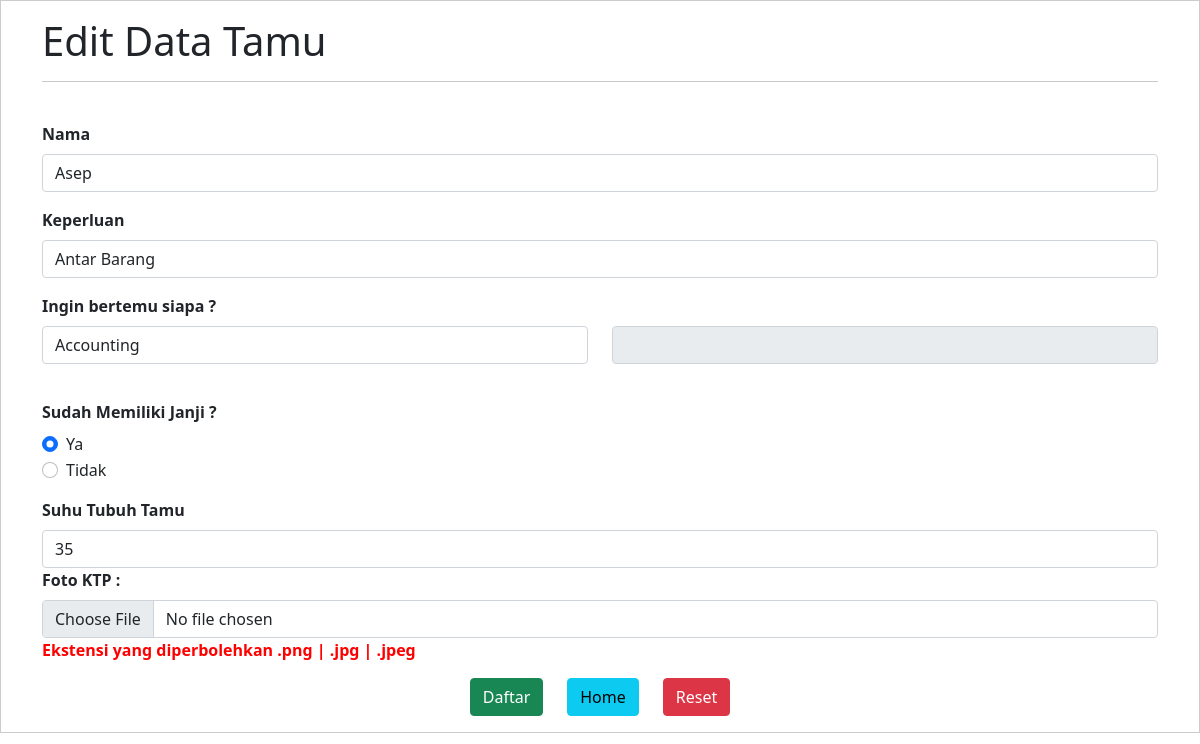
/edit-data-tamu.php?no=468 (signed in), run on the app's committed database.
### tables this page shows
CREATE TABLE `tamu` (
  `no` int(15) NOT NULL,
  `no_antri` varchar(255) NOT NULL,
  `nama` varchar(255) NOT NULL,
  `tanggal_masuk` datetime NOT NULL,
  `tanggal_keluar` datetime DEFAULT NULL,
  `keperluan` varchar(255) NOT NULL,
  `bertemu` varchar(255) NOT NULL,
  `janji` tinyint(1) NOT NULL,
  `suhu_tubuh` float NOT NULL,
  `image` varchar(255) NOT NULL
);

### edit-data-tamu.php (the view, shortened to what this page needs)
<?php
include "config.php";
include "akses.php";
$no = $_GET['no'];
$sql = "SELECT * FROM tamu WHERE no=$no";
$query = mysqli_query($connect, $sql);
$user = mysqli_fetch_array($query);
?>
<!DOCTYPE html>
<html>
<head>
    <link rel="stylesheet" type="text/css" href="css/style-search.css">
    <link rel="stylesheet" type="text/css" href="form.css">
    <link href="https://cdn.jsdelivr.net/npm/bootstrap@5.0.0-beta3/dist/css/bootstrap.min.css" rel="stylesheet">
</head>
<body>
    <form action="proses-edit-data-tamu.php" style="border:1px solid #ccc" method="POST" enctype="multipart/form-data"
    id="myForm">
    <div class="container">
    <h1>Edit Data Tamu</h1>
    <hr>
    <div class="mb-3">
    <label for="exampleFormControlInput1" class="form-label"><b>Nama</b></label>
    <input type="text" autocomplete="off" placeholder="Masukan Nama Tamu" name="nama" class="form-control" id="exampleFormControlInput1" value="<?php echo $user['nama']?>" required>
    </div>
    <div class="mb-3">
    <label for="exampleFormControlInput1" class="form-label"><b>Keperluan</b></label>
    <input type="text" autocomplete="off" placeholder="Keperluan ..." name="keperluan" class="form-control" id="exampleFormControlInput1" value="<?php echo $user['keperluan']?>" required >
    </div>
    <div class="mb-3">
        <label for="exampleFormControlInput1" class="form-label"><b>Ingin bertemu siapa ?</b></label>
            <div class="row">
                <div class="col">
                    <input type="text" class="form-control" autocomplete="off" placeholder="Masukan Kode/Department .." name="bertemu" onkeyup="isi_otomatis()" id="bertemu" value="<?php echo $user['bertemu']?>" required>
                </div>
                <div class="col">
                    <input type="text" class="form-control in" name="nama_d" placeholder="" id="nama_d" readonly="">
                </div>
            </div>
    </div>
    <div class="mb-3">
    <label for="exampleFormControlInput1" class="form-label">
        <b>Sudah Memiliki Janji ?</b>
      </label>
        <div class="form-check">
      <input class="form-check-input" type="radio" name="janji" value=0 id="exampleRadios1" value="option1" checked>
      <label class="form-check-label" for="exampleRadios1">
        Ya
      </label>
    </div>
    <div class="form-check">
      <input class="form-check-input" type="radio" name="janji" value= 1 id="exampleRadios2" value="option2">
      <label class="form-check-label" for="exampleRadios2">
        Tidak
      </label>
    </div>
    </div>
    <label for="exampleFormControlInput1" class="form-label"><b>Suhu Tubuh Tamu</b></label>
    <input type="number" autocomplete="off" class="form-control" id="input exampleFormControlInput1" placeholder="Suhu Tubuh Tamu" name="suhu_tubuh" step="0.01" value="<?php echo $user['suhu_tubuh']?>" required>
    <label for="formFile" class="form-label"><b>Foto KTP : <b></label><br>
                <input type="file" class="form-control" id="formFile" name="foto" value="<?php echo $user['image']?>" required="required" accept="image/*;capture=camera">
                <p style="color: red">Ekstensi yang diperbolehkan .png | .jpg | .jpeg</p>
    <div class="d-flex justify-content-center">
        <div class="clearfix">
            <div class="row">
                <div class="col">
                    <button type="submit" class="btn btn-success" id="button" name="daftar">Daftar</button>
                </div>
            <div class="col">
                    <button type="submit" form="form2" class="btn btn-info">Home</button>
            </div>
                <div class="col">
                    <button type="reset" class="btn btn-danger">Reset</button>
                </div>
            </div>
        </div>
    </div>
</form>
    </body>
</html>

### form.css (style rules this page uses)
.container { padding: 16px; }
.clearfix::after { content: ""; clear: both; display: table; }

### data on the page
tamu: nama "Asep", keperluan "Antar Barang", bertemu "Accounting", suhu_tubuh "35"
